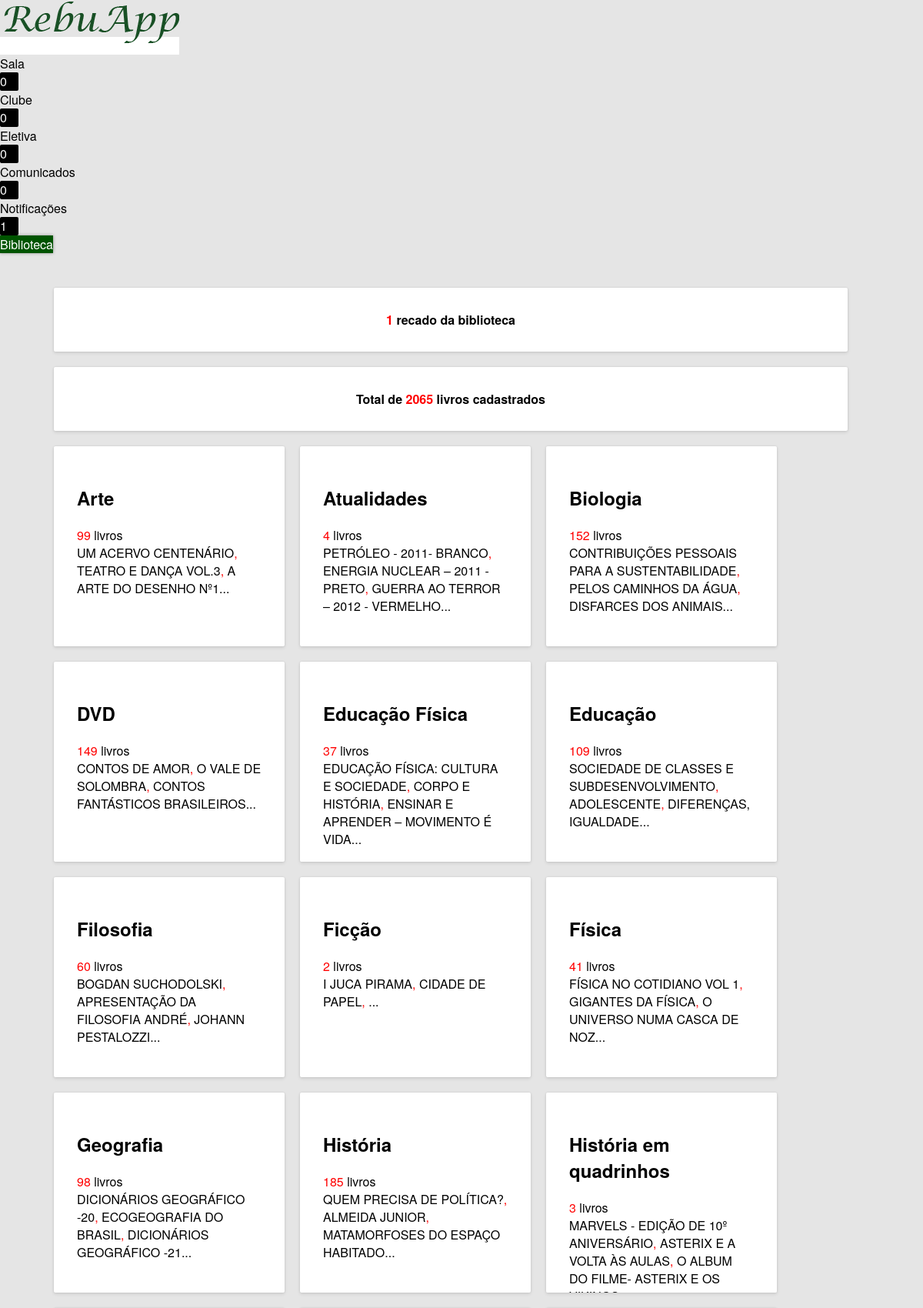
Page /webapp/rebuapp/biblioteca.php (upper part) on the committed database.
### tables this page shows
CREATE TABLE IF NOT EXISTS `livros` (
  `id` int(11) NOT NULL,
  `categoria` varchar(255) NOT NULL,
  `obra` varchar(255) NOT NULL,
  `autor` varchar(255) NOT NULL,
  `editora` varchar(255) NOT NULL,
  `quantidade` int(11) NOT NULL
);

### webapp/rebuapp/partes/other.php (called while the page is built, shortened)
<?php
function getArray($oque, $isvalue) {
	if($oque == "sala") {
		if($isvalue == true) {
			$array = array("1a", "1b", "1c", "2a", "2b", "2c", "2d", "3a", "3b", "3c");
		} else {
			$array = array("1ºA", "1ºB", "1ºC", "2ºA", "2ºB", "2ºC", "2ºD", "3ºA", "3ºB", "3ºC");
		}
	} else if($oque == "livros") {
		if($isvalue == true) {
			$array = array("arte", "atualidades", "biologia", "dvd", "educacaofisica", "educacao", "filosofia", "ficcao", "fisica", "geografia", "historia", "historiaemquadrinhos", "linguainglesa", "linguaportuguesa", "literaturaacervo", "matematica", "novela", "poesia", "romance", "sociologia", "teatro");
		} else {
			$array = array("Arte", "Atualidades", "Biologia", "DVD", "Educação Física", "Educação", "Filosofia", "Ficção", "Física", "Geografia", "História", "História em quadrinhos", "Língua Inglesa", "Língua Portuguesa", "Literatura Acervo", "Matemática", "Novela", "Poesia", "Romance", "Sociologia", "Teatro");
		}
	}
	return $array;
}
?>

### webapp/rebuapp/biblioteca.php (the view, shortened to what this page needs)
<?php
	include("connect_db.php");
	$sql = "SELECT * FROM livros";
	$total = "SELECT * FROM eventos WHERE sala='biblioteca'";
	$totalrecados = mysqli_query($dbi, $total);
	$num = mysqli_num_rows($totalrecados);
function catCard($category, $name) {
	global $dbi;
	$count = 0;
	$linhas = mysqli_num_rows(mysqli_query($dbi, "SELECT * FROM livros WHERE categoria='$category'"));
	$random = mysqli_query($dbi, "SELECT * FROM livros WHERE categoria='$category' ORDER BY RAND() LIMIT 3");
	echo "<paper-shadow z=\"0\" class=\"card clickable cardlivro\" style=\"cursor: pointer;\" onclick=\"window.open('livros.php?categoria=".$category."', '_self');\"><h2>".$name."</h2><font style=\"color: #ff0000;\">".$linhas."</font> livros<br>";
	while ($row = mysqli_fetch_array($random)) { $count = $count + 1; echo trim ($row['obra']); if($count != "3") { echo "<font color=\"#ff0000\">,</font> "; }}
	echo "...<paper-ripple fit class=\"recenteringTouch\"></paper-ripple></paper-shadow>";
}
?>
<? include("partes/default.php"); ?>
<html>
<head>
  <? include("partes/head.php"); ?>
</head>
<body unresolved>
	 <core-drawer-panel id="drawerPanel">
		 <core-header-panel drawer>
	  <core-menu selected="6">
	  <? include("partes/drawer.php"); ?>
	  </core-menu>
		 </core-header-panel>
		 <core-scroll-header-panel main id="main">
    <core-toolbar id="defaultbar">
    <span flex>Biblioteca</span>
    </core-toolbar>
    <div class="container">
<? if(!$num == 0) { ?>
<paper-shadow z="0" class="littlecard clickable" onclick="window.open('bibliotecarecados.php', '_self');"><? if($num == 1) { $rec = "recado"; } else { $rec = "recados"; } echo "<font color='#ff0000'>".$num."</font> ".$rec." da biblioteca"; ?><paper-ripple fit class="recenteringTouch"></paper-ripple></paper-shadow>
<? } ?>
<paper-shadow z="0" class="littlecard clickable" onclick="window.open('livros.php', '_self');">Total de
<? echo "<font style=\"color: #ff0000;\">".mysqli_num_rows(mysqli_query($dbi, $sql))."</font>"; ?> livros cadastrados<paper-ripple fit class="recenteringTouch"></paper-ripple></paper-shadow>
<? include("partes/other.php"); ?>
<?
	$livrosarray = getArray("livros", false);
	$livrosarrayvalue = getArray("livros", true);
	for($i = 0; $i < count($livrosarray); $i++) {
		catCard($livrosarrayvalue[$i], $livrosarray[$i]);
	}
?>
</div></div>
    </div></core-scroll-header-panel>
	  </core-drawer-panel>
</body>
</html>

### webapp/rebuapp/styles/styles.css (style rules this page uses)
html,body { height: 100%; margin: 0; background-color: #E5E5E5; font-family: RobotoDraft, Helvetica Neue, Helvetica, Arial; -webkit-tap-highlight-color: rgba(0, 0, 0, 0); -ms-touch-action: none; }
core-toolbar { box-shadow: 0 0px 4px 0 rgba(0, 0, 0, 0.37); }
.container { width: 100%; margin-bottom: 35px auto; }
[drawer] { background-color: #ffffff; -webkit-user-select: none; -moz-user-select: none; -ms-user-select: none; user-select: none; }
paper-shadow.card { display: block; position:relative; border-radius: 2px; box-shadow: rgba(0, 0, 0, 0.0980392) 0px 2px 4px 0px, rgba(0, 0, 0, 0.0980392) 0px 0px 3px 0px; padding: 30px; margin: 10px; background: #ffffff; left: 0; right: 0; word-wrap: break-word; overflow: auto; }
paper-shadow.clickable { cursor: pointer; }
paper-shadow.cardlivro { height: auto; }
.littlecard { display: block; position:relative; border-radius: 2px; box-shadow: rgba(0, 0, 0, 0.0980392) 0px 2px 4px 0px, rgba(0, 0, 0, 0.0980392) 0px 0px 3px 0px; padding: 30px; margin: 10px; background: #ffffff; text-align: center; font-weight: bold; height: auto; left: 0; right: 0; }
@media (min-width: 981px) { .container { width: 90%; margin: 35px auto; } }
@media (min-width: 981px) { paper-shadow.card { width: 240px; float: left; min-height: 200px; height: auto; word-wrap: break-word; overflow: auto; } }
@media (min-width: 981px) { paper-shadow.cardlivro { height: 200px; } }
@media (min-width: 981px) { .littlecard { width: 90%; float: left; } }
core-menu { margin-right: 0; }

### rows in the picture
livros: obra "UM ACERVO CENTENÁRIO"
livros: obra "TEATRO E DANÇA VOL.3"
livros: obra "A ARTE DO DESENHO Nº1"
livros: obra "PETRÓLEO - 2011- BRANCO"
livros: obra "ENERGIA NUCLEAR – 2011 - PRETO"
livros: obra "GUERRA AO TERROR – 2012 - VERMELHO"
livros: obra "CONTRIBUIÇÕES PESSOAIS PARA A SUSTENTABILIDADE"
livros: obra "PELOS CAMINHOS DA ÁGUA"
livros: obra "DISFARCES DOS ANIMAIS"
livros: obra "CONTOS DE AMOR"
livros: obra "O VALE DE SOLOMBRA"
livros: obra "CONTOS FANTÁSTICOS BRASILEIROS"
livros: obra "EDUCAÇÃO FÍSICA: CULTURA E SOCIEDADE"
livros: obra "CORPO E HISTÓRIA"
livros: obra "ENSINAR E APRENDER – MOVIMENTO É VIDA"
livros: obra "SOCIEDADE DE CLASSES E SUBDESENVOLVIMENTO"
livros: obra "ADOLESCENTE"
livros: obra "DIFERENÇAS, IGUALDADE"
livros: obra "BOGDAN SUCHODOLSKI"
livros: obra "APRESENTAÇÃO DA FILOSOFIA ANDRÉ"
livros: obra "JOHANN PESTALOZZI"
livros: obra "I JUCA PIRAMA"
livros: obra "CIDADE DE PAPEL"
livros: obra "FÍSICA NO COTIDIANO VOL 1"
livros: obra "GIGANTES DA FÍSICA"
livros: obra "O UNIVERSO NUMA CASCA DE NOZ"
livros: obra "DICIONÁRIOS GEOGRÁFICO -20"
livros: obra "ECOGEOGRAFIA DO BRASIL"
livros: obra "DICIONÁRIOS GEOGRÁFICO -21"
livros: obra "QUEM PRECISA DE POLÍTICA?"
livros: obra "ALMEIDA JUNIOR"
livros: obra "MATAMORFOSES DO ESPAÇO HABITADO"
livros: obra "MARVELS - EDIÇÃO DE 10º ANIVERSÁRIO"
livros: obra "ASTERIX E A VOLTA ÀS AULAS"
livros: obra "O ALBUM DO FILME- ASTERIX E OS…"

### other values in the picture
$num1 "0"
$num2 "0"
$num3 "0"
$num4 "0"
$num5 "1"
$num "1"
$rec "recado"
mysqli_num_rows(mysqli_query($dbi, $sql)) "2065"
$name "Arte"
$linhas "99"
$name "Atualidades"
$linhas "4"
$name "Biologia"
$linhas "152"
$name "DVD"
